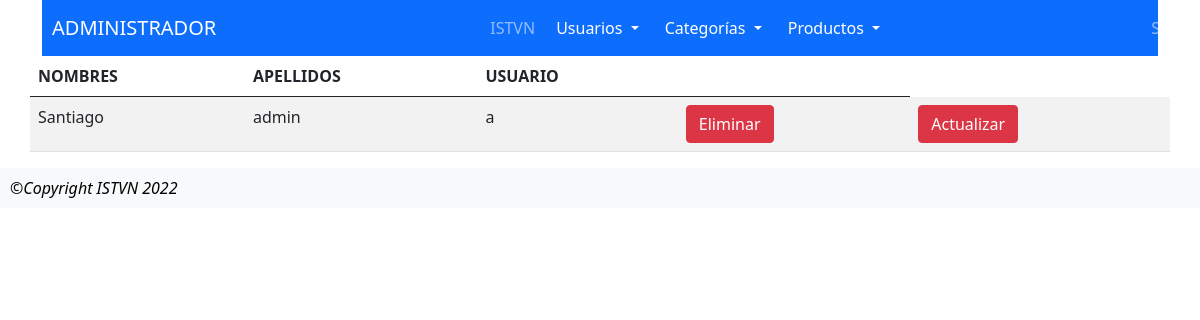
The page /Admin/FUN/Usuarios/ListaUsu.php on the database its author committed.
### tables this page shows
CREATE TABLE `usuarios` (
  `id` int(11) NOT NULL,
  `nombres` varchar(50) NOT NULL,
  `apellidos` varchar(50) NOT NULL,
  `usr` varchar(50) NOT NULL,
  `pass` varchar(50) NOT NULL
);

### Admin/FUN/Usuarios/ListaUsu.php (the view, shortened to what this page needs)
<?php
include("../Plantillas/Encabezado.php");
include("../BDD/conexion.php");
$sql = "Select * from usuarios;";
$result = $conn->query($sql);
?>
<div class="container">
    <div class="row">
        <table class="table table-striped table-inverse table-responsive">
            <thead class="thead-inverse">
                <tr>
                    <th>NOMBRES</th>
                    <th>APELLIDOS</th>
                    <th>USUARIO</th>
                    <TH> </TH>
                </tr>
            </thead>
            <tbody>
                <?php
                while ($row = $result->fetch_assoc()) {
                ?>
                    <tr>
                        <td><?php echo $row["nombres"]; ?></td>
                        <td><?php echo $row["apellidos"]; ?></td>
                        <td> <?php echo $row["usr"]; ?></td>
                        <td><form action="../BDD/UsuariosCRUD.php" method="POST">
                            <button type="submit" class="btn btn-danger" name="Enviar" value="Eliminar">Eliminar</button>
                            </form>
                        </td>
                        <td>
                        <form action="Formulario_user.php" method="POST">
                            <button type="submit" class="btn btn-danger" name="Actualizar" value="Actualizar">Actualizar</button>
                            </form>
                        </td>
                    </tr>
                    <?php
                }
                    ?>
        </tbody>
        </table>
    </div>
</div>
<?php include("../Plantillas/Pie.php"); ?>

### rows shown on the page
usuarios: nombres "Santiago", apellidos "admin", usr "a"
